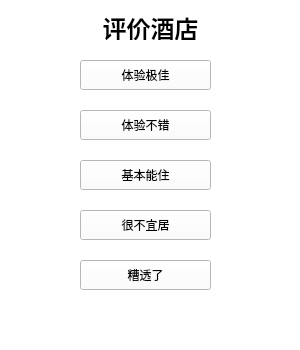
<?xml version="1.0" encoding="UTF-8"?>
<ui version="4.0">
 <class>hcomment</class>
 <widget class="QMainWindow" name="hcomment">
  <property name="geometry">
   <rect>
    <x>0</x>
    <y>0</y>
    <width>300</width>
    <height>350</height>
   </rect>
  </property>
  <property name="minimumSize">
   <size>
    <width>300</width>
    <height>350</height>
   </size>
  </property>
  <property name="maximumSize">
   <size>
    <width>300</width>
    <height>350</height>
   </size>
  </property>
  <property name="windowTitle">
   <string>蛋壳行记</string>
  </property>
  <property name="styleSheet">
   <string notr="true">background-color: rgb(255, 255, 255);
color: rgb(0, 0, 0);
font: 14pt &quot;等线&quot;;</string>
  </property>
  <widget class="QWidget" name="centralwidget">
   <widget class="QLabel" name="label">
    <property name="geometry">
     <rect>
      <x>10</x>
      <y>10</y>
      <width>281</width>
      <height>30</height>
     </rect>
    </property>
    <property name="text">
     <string>&lt;html&gt;&lt;head/&gt;&lt;body&gt;&lt;p align=&quot;center&quot;&gt;&lt;span style=&quot; font-size:18pt; font-weight:600;&quot;&gt;评价酒店&lt;/span&gt;&lt;/p&gt;&lt;/body&gt;&lt;/html&gt;</string>
    </property>
   </widget>
   <widget class="QPushButton" name="b5">
    <property name="geometry">
     <rect>
      <x>80</x>
      <y>60</y>
      <width>131</width>
      <height>30</height>
     </rect>
    </property>
    <property name="text">
     <string>体验极佳</string>
    </property>
   </widget>
   <widget class="QPushButton" name="b4">
    <property name="geometry">
     <rect>
      <x>80</x>
      <y>110</y>
      <width>131</width>
      <height>30</height>
     </rect>
    </property>
    <property name="text">
     <string>体验不错</string>
    </property>
   </widget>
   <widget class="QPushButton" name="b3">
    <property name="geometry">
     <rect>
      <x>80</x>
      <y>160</y>
      <width>131</width>
      <height>30</height>
     </rect>
    </property>
    <property name="text">
     <string>基本能住</string>
    </property>
   </widget>
   <widget class="QPushButton" name="b2">
    <property name="geometry">
     <rect>
      <x>80</x>
      <y>210</y>
      <width>131</width>
      <height>30</height>
     </rect>
    </property>
    <property name="text">
     <string>很不宜居</string>
    </property>
   </widget>
   <widget class="QPushButton" name="b1">
    <property name="geometry">
     <rect>
      <x>80</x>
      <y>260</y>
      <width>131</width>
      <height>30</height>
     </rect>
    </property>
    <property name="text">
     <string>糟透了</string>
    </property>
   </widget>
  </widget>
  <widget class="QMenuBar" name="menubar">
   <property name="geometry">
    <rect>
     <x>0</x>
     <y>0</y>
     <width>300</width>
     <height>30</height>
    </rect>
   </property>
  </widget>
  <widget class="QStatusBar" name="statusbar"/>
 </widget>
 <resources/>
 <connections/>
</ui>
